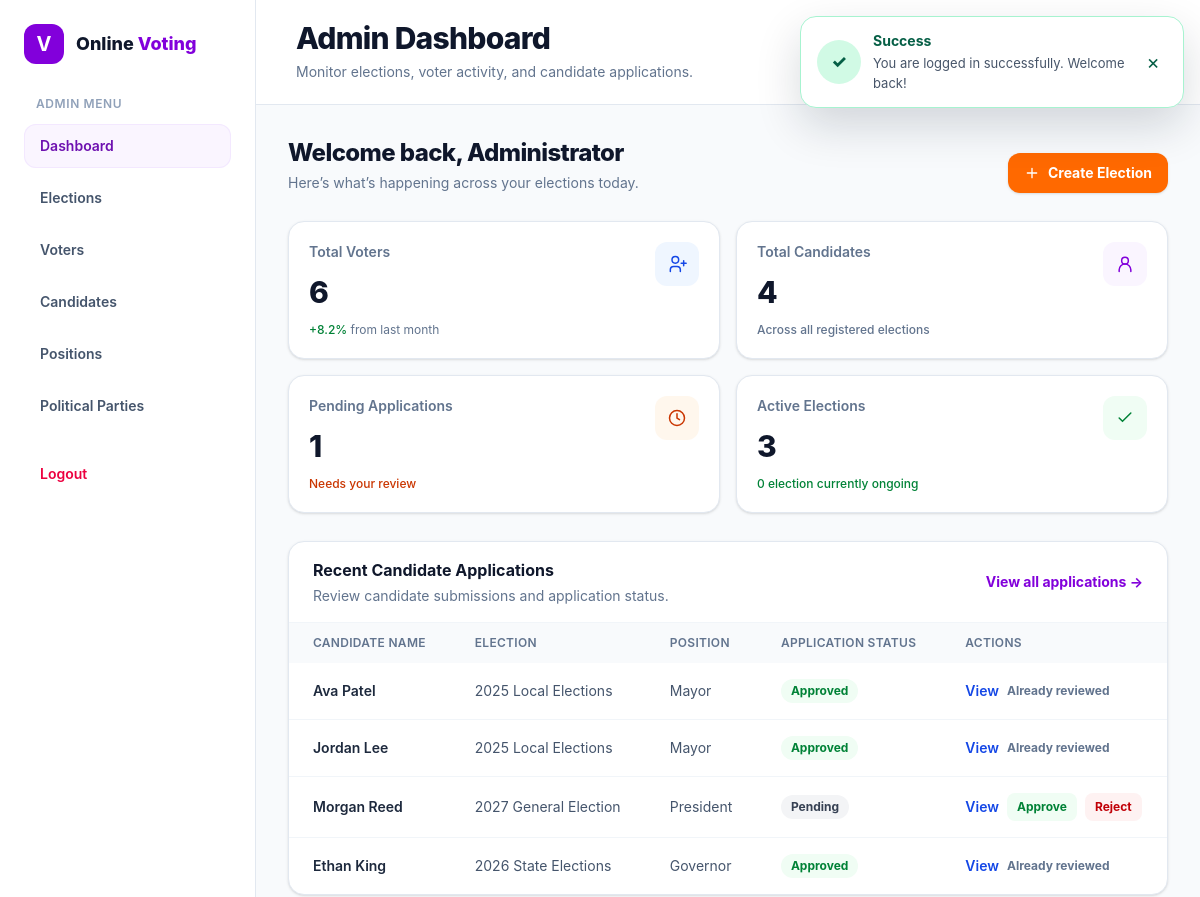
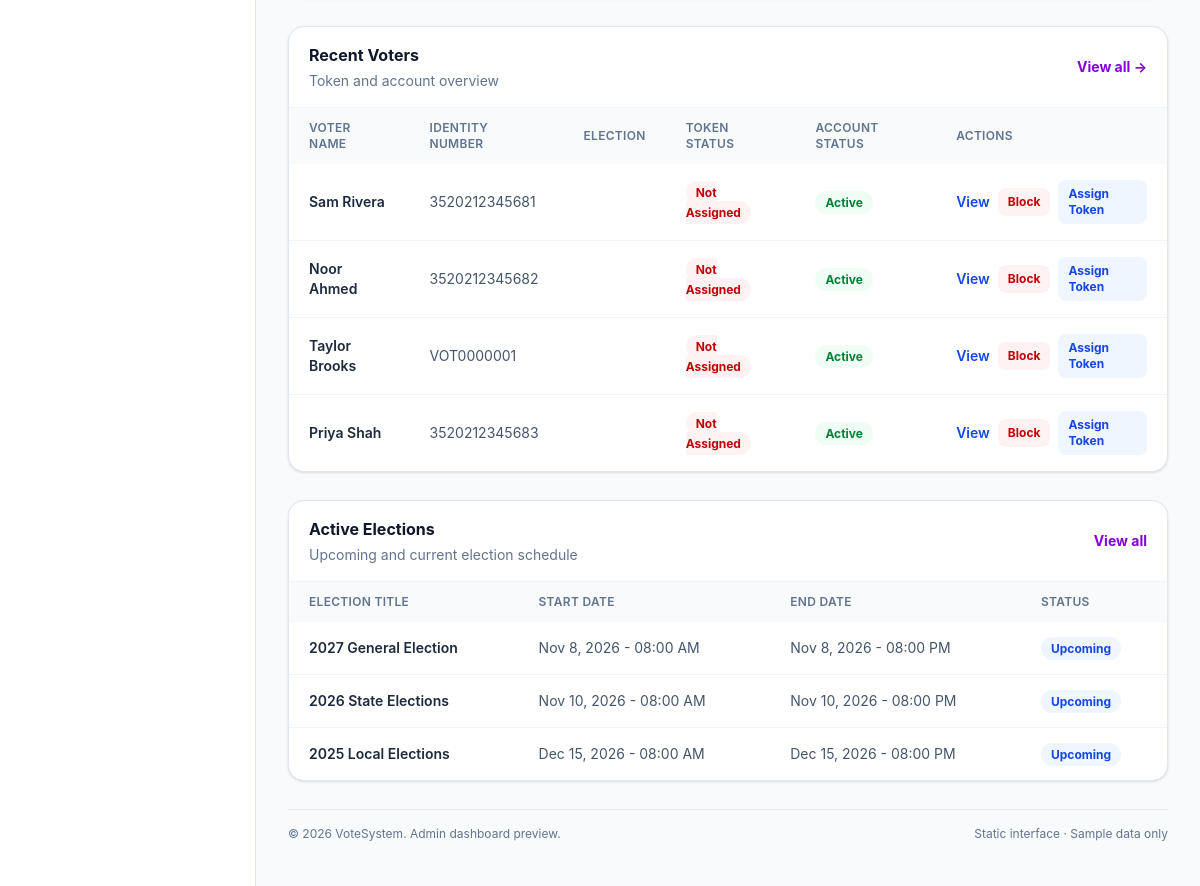
Page /views/admin/dashboard.php (signed in) on the committed database (2 pictures, top to bottom).
### tables this page shows
CREATE TABLE applications (
    id INT AUTO_INCREMENT PRIMARY KEY,
    user_id INT NOT NULL,
    address VARCHAR(255) NOT NULL,
    city VARCHAR(100) NOT NULL,
    state VARCHAR(100) NOT NULL,
    country VARCHAR(100) NOT NULL,
    postal_code VARCHAR(20) NOT NULL,
    election_id INT NOT NULL,
    position_id INT NOT NULL,
    constituency_area VARCHAR(100) NOT NULL,
    party_id INT DEFAULT NULL,
    qualifications TEXT NOT NULL,
    experience TEXT NOT NULL,
    manifesto TEXT NOT NULL,
    certificates VARCHAR(255) DEFAULT NULL,
    status ENUM('pending', 'approved', 'rejected') NOT NULL DEFAULT 'pending',
    created_at TIMESTAMP DEFAULT CURRENT_TIMESTAMP,
    updated_at TIMESTAMP DEFAULT CURRENT_TIMESTAMP ON UPDATE CURRENT_TIMESTAMP,
    FOREIGN KEY (user_id) REFERENCES users(id) ON DELETE CASCADE,
    FOREIGN KEY (election_id) REFERENCES elections(id) ON DELETE CASCADE,
    FOREIGN KEY (position_id) REFERENCES positions(id) ON DELETE CASCADE,
    FOREIGN KEY (party_id) REFERENCES parties(id) ON DELETE SET NULL,
    UNIQUE (user_id, election_id, position_id)
);

CREATE TABLE users (
    id INT AUTO_INCREMENT PRIMARY KEY,
    name VARCHAR(50) NOT NULL,
    email VARCHAR(100) NOT NULL UNIQUE,
    identity_type VARCHAR(20) NOT NULL,
    identity_number VARCHAR(20) NOT NULL UNIQUE,
    dob DATE NOT NULL,
    gender ENUM('male', 'female', 'other') NOT NULL,
    role ENUM('voter', 'candidate', 'admin') NOT NULL DEFAULT 'voter',
    status tinyint NOT NULL DEFAULT 1,
    password VARCHAR(255) NOT NULL,
    profile_picture VARCHAR(255) DEFAULT NULL,
    created_at TIMESTAMP DEFAULT CURRENT_TIMESTAMP,
    updated_at TIMESTAMP DEFAULT CURRENT_TIMESTAMP ON UPDATE CURRENT_TIMESTAMP
);

CREATE TABLE elections (
    id INT AUTO_INCREMENT PRIMARY KEY,
    title VARCHAR(100) NOT NULL UNIQUE,
    description TEXT NOT NULL,
    start_date DATETIME NOT NULL,
    end_date DATETIME NOT NULL,
    status ENUM('upcoming', 'ongoing', 'completed') NOT NULL DEFAULT 'upcoming',
    created_at TIMESTAMP DEFAULT CURRENT_TIMESTAMP,
    updated_at TIMESTAMP DEFAULT CURRENT_TIMESTAMP ON UPDATE CURRENT_TIMESTAMP
);

CREATE TABLE positions (
    id INT AUTO_INCREMENT PRIMARY KEY,
    title VARCHAR(100) NOT NULL UNIQUE,
    description TEXT NOT NULL,
    created_at TIMESTAMP DEFAULT CURRENT_TIMESTAMP,
    updated_at TIMESTAMP DEFAULT CURRENT_TIMESTAMP ON UPDATE CURRENT_TIMESTAMP
);

### app/helpers/security.php (called while the page is built, shortened)
<?php
function cleanText(string $value): string
{
    return htmlspecialchars(trim($value), ENT_QUOTES, 'UTF-8');
}
function getCsrfToken(): string
{
    return $_SESSION['csrf_token'];
}

### includes/admin/voters_list.php (the view)
<table class="w-full min-w-[780px] text-left text-sm">
    <thead class="bg-slate-50 text-xs uppercase tracking-wide text-slate-500">
        <tr>
            <th scope="col" class="px-5 py-3 font-semibold">Voter Name</th>
            <th scope="col" class="px-5 py-3 font-semibold">Identity Number</th>
            <th scope="col" class="px-5 py-3 font-semibold">Election</th>
            <th scope="col" class="px-5 py-3 font-semibold">Token Status</th>
            <th scope="col" class="px-5 py-3 font-semibold">Account Status</th>
            <th scope="col" class="px-5 py-3 font-semibold">Actions</th>
        </tr>
    </thead>
    <tbody class="divide-y divide-slate-100">
        <?php
           $statusColors = [
               true => 'bg-green-50 text-green-700',
               false => 'bg-red-50 text-red-700'
           ];
           $token = 0;
           $token_status = '';
           if ($limit == false) {
               $voters = $pdo->query("SELECT voters.token AS assigned_token,
                                                   voters.has_voted AS vote_status,
                                                   users.id AS user_id,
                                                   users.name AS username,
                                                   users.identity_number AS user_identity,
                                                   users.status AS account_status,
                                                   elections.title AS election
                                               FROM users
                                               LEFT JOIN voters ON voters.user_id = users.id
                                               LEFT JOIN elections ON voters.election_id = elections.id
                                               WHERE users.role = 'voter'
                                           ")->fetchAll(PDO::FETCH_ASSOC);
           } else {
               $voters = $pdo->query("SELECT voters.token AS assigned_token,
                                                   voters.has_voted AS vote_status,
                                                   users.id AS user_id,
                                                   users.name AS username,
                                                   users.identity_number AS user_identity,
                                                   users.status AS account_status,
                                                   elections.title AS election
                                               FROM users
                                               LEFT JOIN voters ON voters.user_id = users.id
                                               LEFT JOIN elections ON voters.election_id = elections.id
                                               WHERE users.role = 'voter'
                                               LIMIT 4
                                           ")->fetchAll(PDO::FETCH_ASSOC);
           }
           if (empty($voters)) {
               echo ' <tr>
                                       <td class="px-5 py-4 font-semibold text-slate-800">No Voters Exists as no election is completed.</td>
                                       </tr>';
           } else {
               foreach ($voters as $key => $voter) {
                   if ($voter['assigned_token'] !== null && $voter['vote_status'] == false) {
                       $token = 1;
                       $token_status = 'Assigned';
                   } else if ($voter['assigned_token'] == null) {
                       $token = 0;
                       $token_status = 'Not Assigned';
                   } else if ($voter['vote_status'] == true) {
                       $token = 1;
                       $token_status = 'Token Used';
                   }
                   if ($voter['account_status'] == true) {
                       $btn_text = 'Block';
                       $status_text = 'Active';
                   } else {
                       $btn_text = 'Unblock';
                       $status_text = 'Blocked';
                   }
                   echo '
                                          <tr>
                                       <td class="px-5 py-4 font-semibold text-slate-800">' . $voter['username'] . '</td>
                                       <td class="px-5 py-4 text-slate-600">' . $voter['user_identity'] . '</td>
                                       <td class="px-5 py-4 text-slate-600">' . $voter['election'] . '</td>
                                       <td class="px-5 py-4"><span
                                               class="rounded-full px-2.5 py-1 text-xs font-bold
                                               ' . $statusColors[$token] . '">
                                               ' . $token_status . '</span>
                                       </td>
                                       <td class="px-5 py-4"><span
                                               class="rounded-full px-2.5 py-1 text-xs font-bold
                                               ' . $statusColors[$voter['account_status']] . '">
                                               ' . $status_text . '
                                               </span>
                                       </td>
                                       <td class="px-5 py-4">
                                           <div class="flex items-center gap-2"><a href="#voters"
                                                   class="font-semibold text-blue-700 hover:underline">View</a>
                                                   <a href="../../app/controllers/actions.php?voter=' . $voter['user_id'] . '&csrf_token=' . urlencode(getCsrfToken()) . '"
                                                   class="rounded-lg bg-red-50 px-2.5 py-1.5 text-xs font-bold text-red-700">'
                       . $btn_text .
                       '
                                                   </a>';
                   if ($token == false) {
                       echo '<a href="assign_token.php?user=' . $voter['user_id'] . '" class="rounded-lg bg-blue-50 px-2.5 py-1.5 text-xs font-bold text-blue-700">Assign Token</a>';
                   }
                   echo '
                                           </div>
                                       </td>
                                   </tr>';
               }
           }
           ?>
    </tbody>
</table>

### includes/admin/applications_list.php (shortened to what this page needs)
<table class="w-full min-w-[760px] text-left text-sm">
    <thead class="bg-slate-50 text-xs uppercase tracking-wide text-slate-500">
        <tr>
            <th scope="col" class="px-6 py-3 font-semibold">Candidate Name</th>
            <th scope="col" class="px-6 py-3 font-semibold">Election</th>
            <th scope="col" class="px-6 py-3 font-semibold">Position</th>
            <th scope="col" class="px-6 py-3 font-semibold">Application Status</th>
            <th scope="col" class="px-6 py-3 font-semibold">Actions</th>
        </tr>
    </thead>
    <tbody class="divide-y divide-slate-100">
        <?php
          $statusColors = [
              'pending' => 'bg-gray-100 text-gray-700',
              'approved' => 'bg-green-50 text-green-700',
              'rejected' => 'bg-red-50 text-red-700'
          ];
          if ($limit == false) {
              $candidates = $pdo->query("SELECT applications.status AS status,
                              applications.id AS candidate_id,
                              users.name AS username,
                              elections.title AS election,
                              elections.status AS election_status,
                              positions.title AS position FROM applications
                              INNER JOIN users ON applications.user_id=users.id
                              INNER JOIN elections ON applications.election_id=elections.id
                              INNER JOIN positions ON applications.position_id=positions.id
                              ")->fetchAll();
          } else {
              $candidates = $pdo->query("SELECT applications.status AS status,
                                      applications.id AS candidate_id,
                                      users.name AS username,
                                      elections.title AS election,
                                      elections.status AS election_status,
                                      positions.title AS position FROM applications
                                      INNER JOIN users ON applications.user_id=users.id
                                      INNER JOIN elections ON applications.election_id=elections.id
                                      INNER JOIN positions ON applications.position_id=positions.id
                                      LIMIT 4
                                      ")->fetchAll();
          }
          if (empty($candidates)) {
              echo '<tr>
                              <td class="px-6 py-4 font-semibold text-slate-600">
                              No Application submitted by candidates
                              </td>
                              </tr>';
          } else {
              foreach ($candidates as $key => $candidate) {
                  $electionStatusLabel = $candidate['election_status'] === 'completed'
                      ? 'Election Completed'
                      : ucfirst($candidate['status']);
                  echo ' <tr>
                                  <td class="px-6 py-4 font-semibold text-slate-800">' . cleanText((string) $candidate['username']) . '</td>
                                  <td class="px-6 py-4 text-slate-600">' . cleanText((string) $candidate['election']) . '</td>
                                  <td class="px-6 py-4 text-slate-600">' . cleanText((string) $candidate['position']) . '</td>
                                  <td class="px-6 py-4"><span
                                          class="inline-flex rounded-full px-2.5 py-1 text-xs font-bold ' . ($candidate['election_status'] === 'completed' ? 'bg-slate-800 text-white' : $statusColors[$candidate['status']]) . '">' . cleanText($electionStatusLabel) . '</span>
                                  </td>
                                  <td class="px-6 py-4">
                                      <div class="flex items-center gap-2">
                                      <a href="../../views/admin/application_details.php?candidate='
                      . $candidate['candidate_id'] . '" class="font-semibold text-blue-700 hover:underline">View</a>';
                  if ($candidate['election_status'] !== 'completed' && $candidate['status'] === 'pending') {
                      echo '<a href="../../app/controllers/actions.php?candidate=' . $candidate['candidate_id'] . '&approve=true&csrf_token=' . urlencode(getCsrfToken()) . '"
                                                  class="rounded-lg bg-green-50 px-2.5 py-1.5 text-xs font-bold text-green-700">Approve</a>
                                                  <a href="../../app/controllers/actions.php?candidate=' . $candidate['candidate_id'] . '&approve=false&csrf_token=' . urlencode(getCsrfToken()) . '"
                                                  class="rounded-lg bg-red-50 px-2.5 py-1.5 text-xs font-bold text-red-700">Reject</a>';
                  } elseif ($candidate['election_status'] !== 'completed' && $candidate['status'] !== 'pending') {
                      echo '<span class="text-xs font-bold text-slate-500">Already reviewed</span>';
                  }
                  echo ' </div>
                                  </td>
                               </tr>';
              }
          } ?>
    </tbody>
</table>

### includes/shared/elections_list.php
<table class="w-full min-w-[520px] text-left text-sm">
    <thead class="bg-slate-50 text-xs uppercase tracking-wide text-slate-500">
        <tr>
            <th scope="col" class="px-5 py-3 font-semibold">Election Title</th>
            <th scope="col" class="px-5 py-3 font-semibold">Start Date</th>
            <th scope="col" class="px-5 py-3 font-semibold">End Date</th>
            <th scope="col" class="px-5 py-3 font-semibold">Status</th>
        </tr>
    </thead>
    <tbody class="divide-y divide-slate-100">
        <?php
           $elections = $pdo->query("SELECT * FROM elections LIMIT 4")->fetchAll();
           $statusColors = [
               'upcoming' => 'bg-blue-50 text-blue-700',
               'ongoing' => 'bg-green-50 text-green-700',
               'completed' => 'bg-slate-100 text-slate-600'
           ];
           foreach ($elections as $key => $election) {
               echo '
                                         <tr>
                                       <td class="px-5 py-4 font-semibold text-slate-800">' . $election['title'] . '</td>
                                       <td class="px-5 py-4 text-slate-600">' . date('M j, Y - h:i A', strtotime($election['start_date']))  . '</td>
                                       <td class="px-5 py-4 text-slate-600">' . date('M j, Y - h:i A', strtotime($election['end_date'])) . '</td>
                                       <td class="px-5 py-4"><span
                                               class="rounded-full px-2.5 py-1 text-xs font-bold
                                               ' . $statusColors[$election['status']] . '">' . ucfirst($election['status']) . '</span>
                                       </td>
                                   </tr>';
           }
           ?>
    </tbody>
</table>

### rows in the picture
applications: user.name "Ava Patel", election.title "2025 Local Elections", position.title "Mayor", cleanText($electionStatusLabel) "Approved", shows "Already reviewed"
applications: user.name "Jordan Lee", election.title "2025 Local Elections", position.title "Mayor", cleanText($electionStatusLabel) "Approved", shows "Already reviewed"
applications: user.name "Morgan Reed", election.title "2027 General Election", position.title "President", cleanText($electionStatusLabel) "Pending"
applications: user.name "Ethan King", election.title "2026 State Elections", position.title "Governor", cleanText($electionStatusLabel) "Approved", shows "Already reviewed"
users: name "Sam Rivera", identity_number "3520212345681", token_status "Not Assigned", status "Active", status "Block"
users: name "Noor Ahmed", identity_number "3520212345682", token_status "Not Assigned", status "Active", status "Block"
users: name "Taylor Brooks", identity_number "VOT0000001", token_status "Not Assigned", status "Active", status "Block"
users: name "Priya Shah", identity_number "3520212345683", token_status "Not Assigned", status "Active", status "Block"
elections: title "2027 General Election", start_date "Nov 8, 2026 - 08:00 AM", end_date "Nov 8, 2026 - 08:00 PM", status "Upcoming"
elections: title "2026 State Elections", start_date "Nov 10, 2026 - 08:00 AM", end_date "Nov 10, 2026 - 08:00 PM", status "Upcoming"
elections: title "2025 Local Elections", start_date "Dec 15, 2026 - 08:00 AM", end_date "Dec 15, 2026 - 08:00 PM", status "Upcoming"

### other values in the picture
$portalLabel "ADMIN"
$item['label'] "Dashboard"
$item['label'] "Elections"
$item['label'] "Voters"
$item['label'] "Candidates"
$item['label'] "Positions"
$item['label'] "Political Parties"
$pageTitle "Admin Dashboard"
$pageDescription "Monitor elections, voter activity, and candidate applications."
$titles[$type] "Success"
$message "You are logged in successfully. Welcome back!"
$voters "6"
$candidates "4"
$pending_applications "1"
$active_elections "3"
